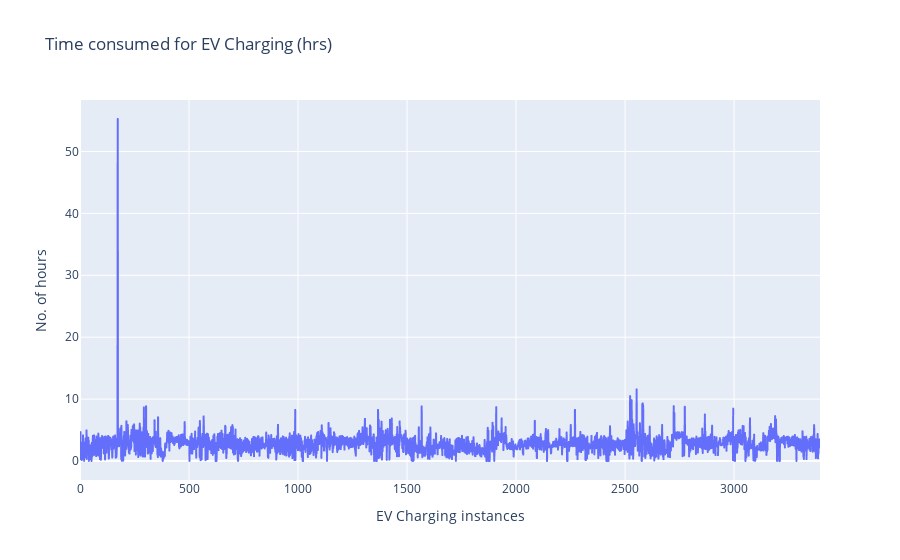

The notebook cell this image was saved under:
### Code cell
fig = px.line(df, 
              x="Events", 
              y="chargeTimeHrs", 
              labels = {"Events" : "EV Charging instances", "chargeTimeHrs" : "No. of hours"},
              title='Time consumed for EV Charging (hrs)')
fig.show()

### Figure 1 — Plotly figure (JSON) as saved in the notebook; plotly's stock layout.template omitted (floating-point values rounded to 4 significant figures; data arrays with more than 128 entries replaced by an {"elided": "..."} marker saying what was removed)
{"data": [{"hovertemplate": "EV Charging instances=%{x}<br>No. of hours=%{y}<extra></extra>", "legendgroup": "", "line": {"color": "#636efa", "dash": "solid"}, "marker": {"symbol": "circle"}, "mode": "lines", "name": "", "showlegend": false, "type": "scattergl", "x": {"elided": "3395 int values"}, "xaxis": "x", "y": {"elided": "3395 float values"}, "yaxis": "y"}], "layout": {"autosize": true, "legend": {"tracegroupgap": 0}, "title": {"text": "Time consumed for EV Charging (hrs)"}, "xaxis": {"anchor": "y", "autorange": true, "domain": [0, 1], "range": [0, 3394], "title": {"text": "EV Charging instances"}, "type": "linear"}, "yaxis": {"anchor": "x", "autorange": true, "domain": [0, 1], "range": [-3.056, 58.31], "title": {"text": "No. of hours"}, "type": "linear"}}}
